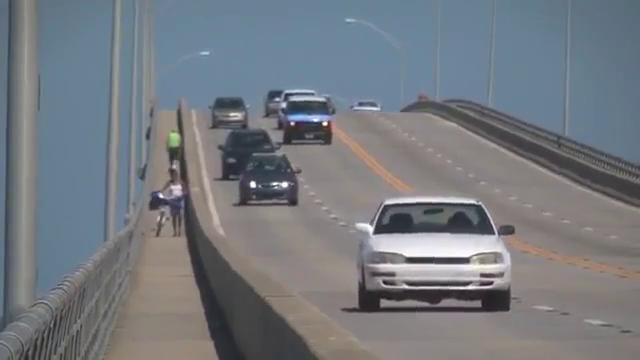
#> input picture frame 91 of Resources/Videos/slow_traffic_small.mp4, 640 x 360 px, given in place of test.mp4, which was not available
$ python lane_detector.py
#> lines starting #> are read from the running program, lines starting #| are printed output that depends on the picture; after the words box and inside, x2 and y2 are one past the last pixel; in counts of white or black regions, pixels touching at a corner belong together; pictures that were not available may be replaced by others from this repository, and a replacement may not be noted
#> further down, frame is the input picture: shape (360, 640, 3); mean B, G, R 127.8, 121.7, 116.8
import matplotlib.pyplot as plt
import cv2
import numpy as np


def region_of_interest(img, vertices):
    mask = np.zeros_like(img)  # black slide
    # channel_count = img.shape[2]
    match_mask_color = 255  # white slide
    cv2.fillPoly(mask, vertices, match_mask_color)  # layering
    mask_image = cv2.bitwise_and(img, mask)  # bit_and with the result of layer
    return mask_image


def draw_the_lines(img, lines):
    img = np.copy(img)
    blank_image = np.zeros((img.shape[0], img.shape[1], 3), dtype=np.uint8)
    for line in lines:
        for x1, y1, x2, y2 in line:
            cv2.line(blank_image, (x1, y1), (x2, y2), (0, 255, 0), 7)
    img = cv2.addWeighted(img, 0.8, blank_image, 1, 0.0)
    return img


# image = cv2.imread("road.png")
# image = cv2.cvtColor(image, cv2.COLOR_BGR2RGB)
def process(image):
    print(image.shape)
#| (360, 640, 3)
    height = image.shape[0]
#> height = 360
    width = image.shape[1]
#> width = 640
    region_of_interest_vertices = [
        (0, height),
        (width / 2, height / 2),
        (width, height)
    ]
#> region_of_interest_vertices = [(0, 360), (320, 180), (640, 360)]

    # image -> gray -> canny -> coordinates -> roi -> houghlinesp
    gray_image = cv2.cvtColor(image, cv2.COLOR_RGB2GRAY)
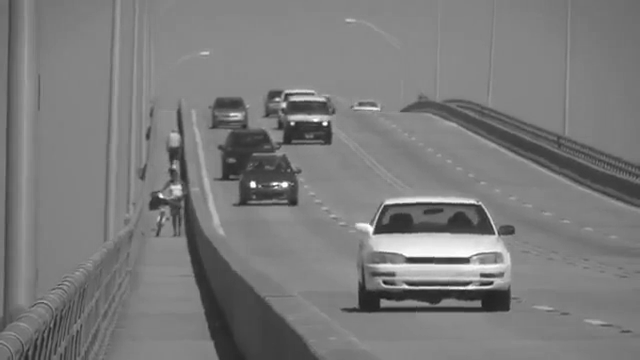
#> gray_image: shape (360, 640); min 24, max 255, mean 123
    canny_image = cv2.Canny(gray_image, 100, 120)
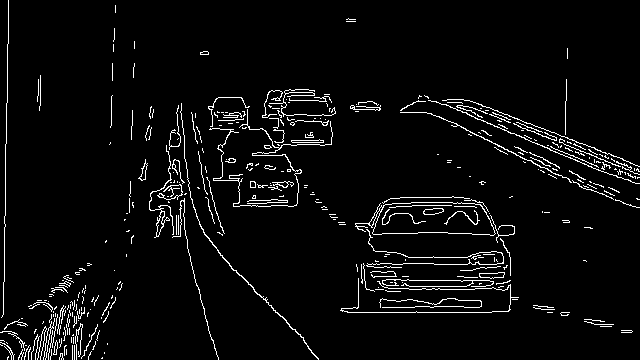
#> canny_image: shape (360, 640); 4.3% white in thin lines or dots
    cropped_image = region_of_interest(canny_image, np.array([region_of_interest_vertices], np.int32))
#> in region_of_interest, `cv2.fillPoly(mask, vertices, match_mask_color)`:
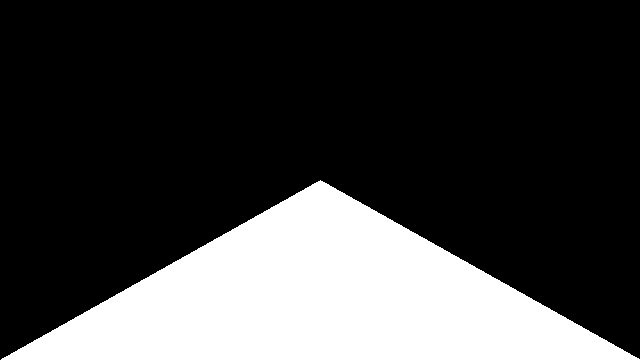
#> mask: shape (360, 640); 25.1% white; 1 white region, box (x1, y1, x2, y2) and area: (1, 180, 640, 360) 57740
#> in region_of_interest, `mask_image = cv2.bitwise_and(img, mask)`:
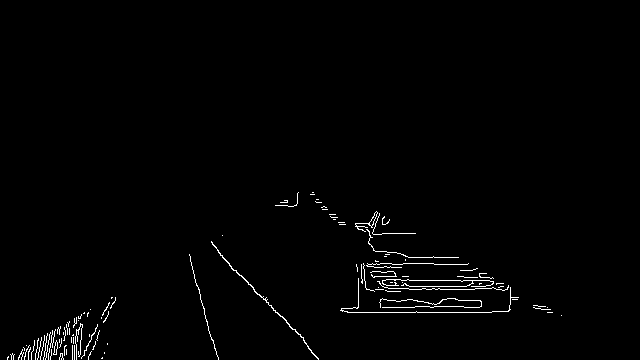
#> mask_image: shape (360, 640); 1.2% white in thin lines or dots, all inside (x1, y1, x2, y2) = (7, 192, 562, 360)
    lines = cv2.HoughLinesP(cropped_image,
                            rho=2,
                            theta=np.pi/180,
                            threshold=50,
                            lines=np.array([]),
                            minLineLength=40,
                            maxLineGap=100)
#> lines = 35 rows, first 6: [220, 255, 308, 346], [84, 312, 552, 312], [358, 289, 510, 289], [358, 280, 489, 280], [7, 357, 510, 287], [358, 287, 508, 285]

    image_with_lines = draw_the_lines(image, lines)
#> the loop in draw_the_lines, `for line in lines:` made 35 passes
#> line on passes 1 to 12: [[220, 255, 308, 346]], [[84, 312, 552, 312]], [[358, 289, 510, 289]], [[358, 280, 489, 280]], [[7, 357, 510, 287]], [[358, 287, 508, 285]], [[11, 355, 97, 335]], [[38, 338, 98, 332]], [[83, 313, 537, 305]], [[356, 264, 467, 264]], [[114, 301, 510, 301]], [[218, 252, 303, 337]]
#> after the loop in draw_the_lines, `for line in lines:`:
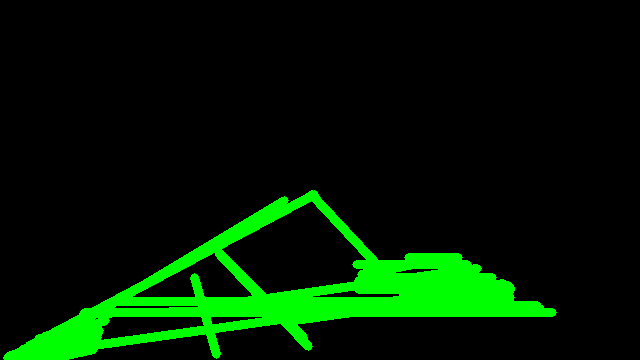
#> blank_image: shape (360, 640, 3); mean of channels 0, 1, 2 0, 27.4, 0; drawn as B, G, R
#> in draw_the_lines, `img = cv2.addWeighted(img, 0.8, blank_image, 1, 0.0)`:
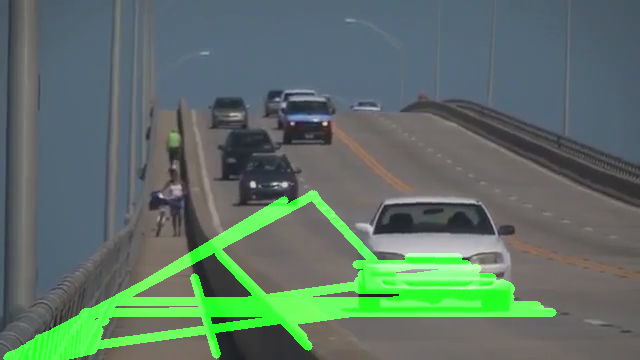
#> img: shape (360, 640, 3); mean B, G, R 102.3, 115.4, 93.5
    return image_with_lines

# plt.imshow(image_with_lines)
# plt.show()


cap = cv2.VideoCapture('test.mp4')
while cap.isOpened():
    ret, frame = cap.read()
    frame = process(frame)
    cv2.imshow('frame', frame)
    if cv2.waitKey(1) & 0xFF == ord('q'):
#> (key q is pressed here)
        break
cap.release()
cv2.destroyAllWindows()

$ run again, starting later in the video
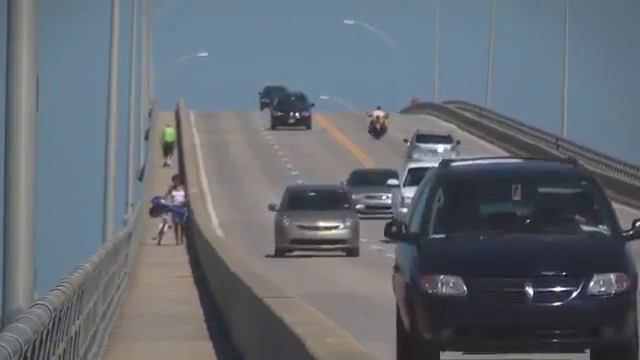
#> input picture frame 412 of Resources/Videos/slow_traffic_small.mp4, 640 x 360 px, given in place of test.mp4, which was not available
#> frame is the input picture: shape (360, 640, 3); mean B, G, R 114.8, 107.1, 100.1
#| (360, 640, 3)
#> in process, `canny_image = cv2.Canny(gray_image, 100, 120)`:
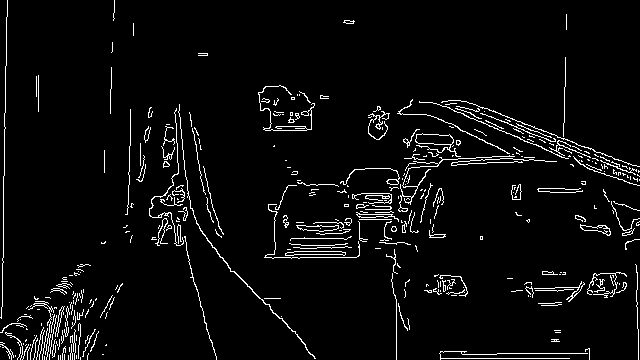
#> canny_image: shape (360, 640); 4.4% white in thin lines or dots
#> mask: shape (360, 640); 25.1% white; 1 white region, box (x1, y1, x2, y2) and area: (1, 180, 640, 360) 57740
#> mask_image: shape (360, 640); 1.3% white in thin lines or dots, all inside (x1, y1, x2, y2) = (8, 184, 639, 360)
#> lines = 42 rows, first 6: [20, 351, 90, 351], [213, 347, 589, 354], [216, 358, 638, 358], [219, 256, 305, 345], [11, 358, 80, 330], [11, 355, 378, 214]
#> the loop in draw_the_lines, `for line in lines:` made 42 passes
#> in draw_the_lines, `img = cv2.addWeighted(img, 0.8, blank_image, 1, 0.0)`:
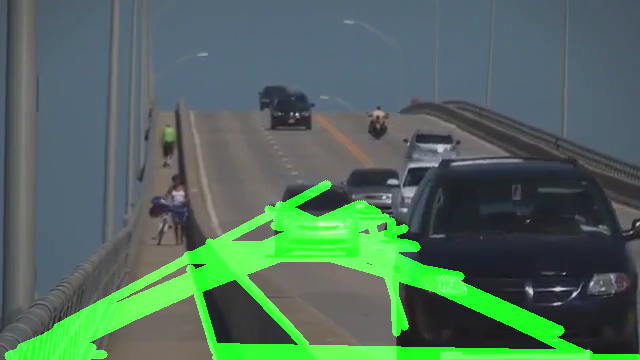
#> img: shape (360, 640, 3); mean B, G, R 91.9, 109.2, 80

$ run again, starting later in the video
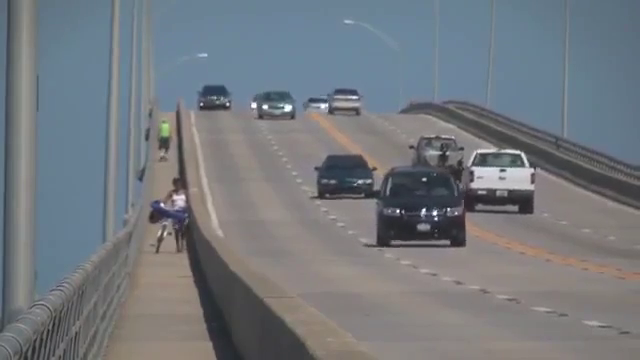
#> input picture frame 732 of Resources/Videos/slow_traffic_small.mp4, 640 x 360 px, given in place of test.mp4, which was not available
#> frame is the input picture: shape (360, 640, 3); mean B, G, R 126.3, 120.7, 115.8
#| (360, 640, 3)
#> in process, `canny_image = cv2.Canny(gray_image, 100, 120)`:
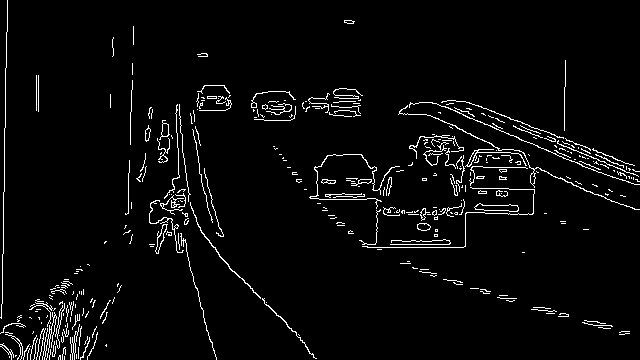
#> canny_image: shape (360, 640); 3.7% white in thin lines or dots
#> mask: shape (360, 640); 25.1% white; 1 white region, box (x1, y1, x2, y2) and area: (1, 180, 640, 360) 57740
#> mask_image: shape (360, 640); 0.74% white in thin lines or dots, all inside (x1, y1, x2, y2) = (9, 181, 564, 360)
#> lines = 20 rows, first 6: [228, 266, 304, 342], [419, 271, 558, 316], [402, 263, 559, 314], [9, 356, 87, 356], [367, 247, 440, 247], [11, 357, 317, 194]
#> the loop in draw_the_lines, `for line in lines:` made 20 passes
#> in draw_the_lines, `img = cv2.addWeighted(img, 0.8, blank_image, 1, 0.0)`:
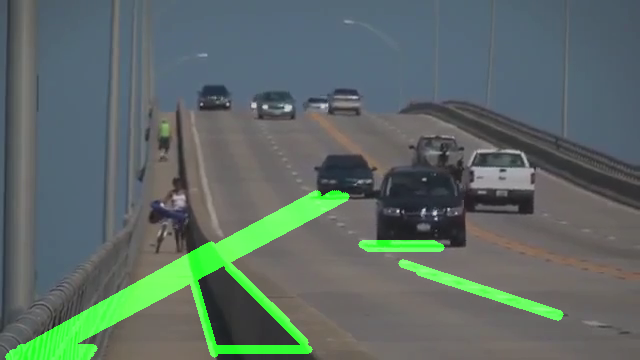
#> img: shape (360, 640, 3); mean B, G, R 101, 107.5, 92.6
